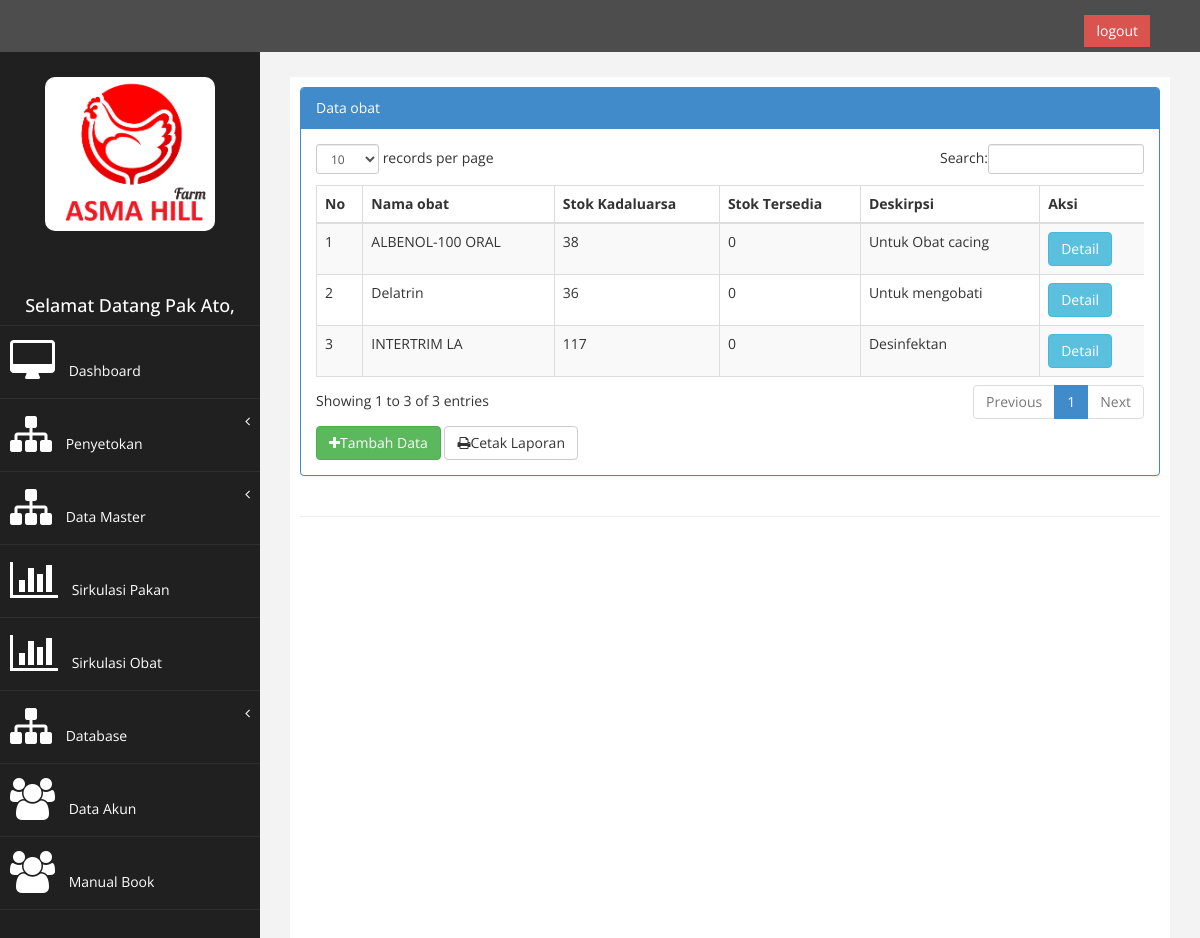
Before: /index.php?page=view_obat (signed in) with the older database file.
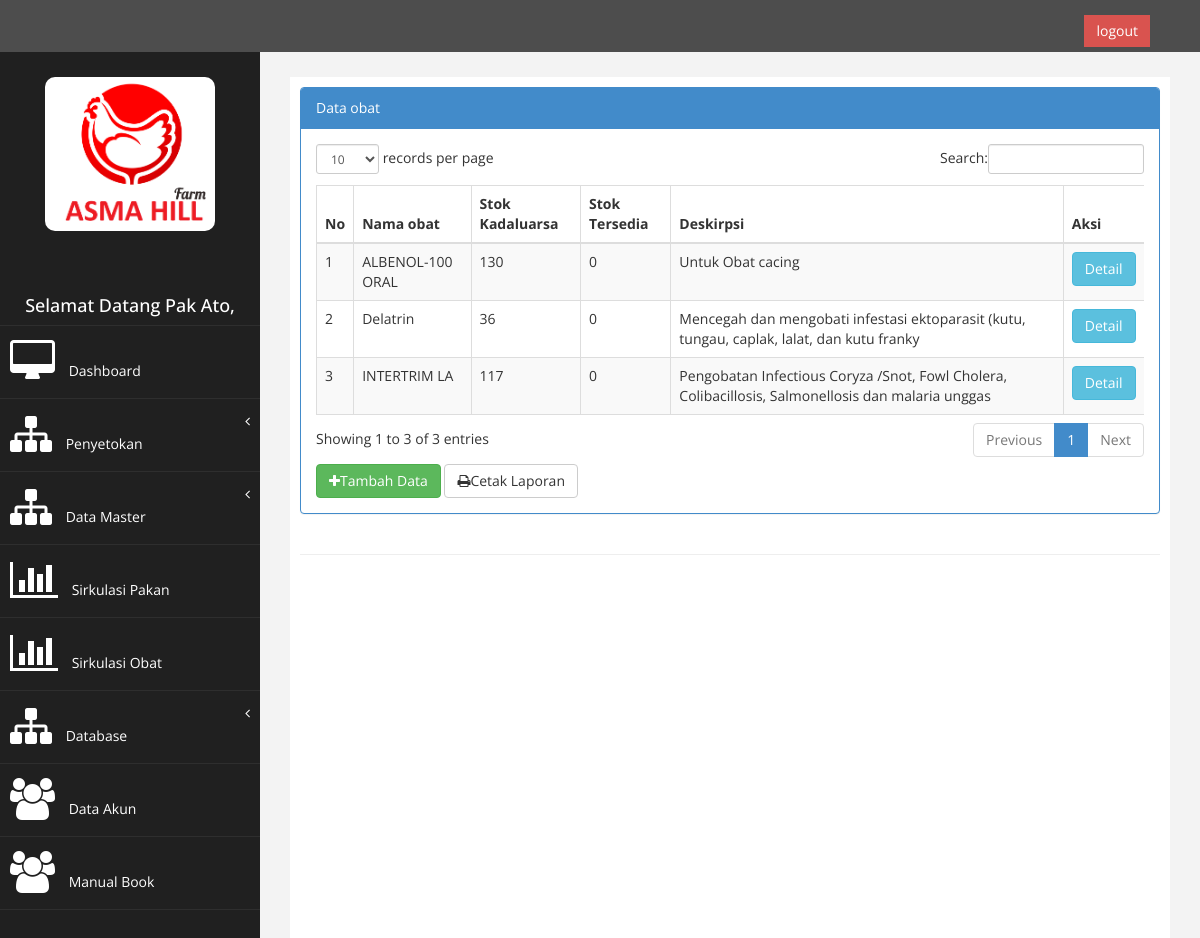
After: the same page with the newer database file.
### tables this page shows
CREATE TABLE `tb_obat` (
  `id_obat` int(9) NOT NULL AUTO_INCREMENT,
  `nama_obat` varchar(250) NOT NULL,
  `stok` int(11) NOT NULL,
  `id_suplier` int(5) NOT NULL,
  `id_kategori` int(11) NOT NULL,
  `tgl_masuk` date NOT NULL,
  `tgl_kadaluarsa` date NOT NULL,
  `deskripsi` varchar(100) NOT NULL,
  PRIMARY KEY (`id_obat`),
  KEY `id_suplier` (`id_suplier`),
  CONSTRAINT `tb_obat_ibfk_1` FOREIGN KEY (`id_suplier`) REFERENCES `tb_suplier` (`id_suplier`) ON DELETE CASCADE ON UPDATE CASCADE
);

### page/data_obat/view_obat.php (the view, shortened to what this page needs)
<div class="row">
                <div class="col-md-12">
                    <div class="panel panel-primary">
                        <div class="panel-heading">
                             Data obat
                        </div>
                        <div class="panel-body">
                            <div class="table-responsive">
                                <table class="table table-striped table-bordered table-hover" id="dataTables-example">
                                    <thead>
                                        <tr>
                                            <th>No</th>
                                            <th>Nama obat</th>
                                            <th>Stok Kadaluarsa</th>
                                            <th>Stok Tersedia</th>
                                            <th>Deskirpsi</th>
                                            <th>Aksi</th>
                                        </tr>
                                    </thead>
                                    <tbody>
                                    <?php error_reporting(E_ALL ^ E_NOTICE);
                                    $no = 1;
                                    $sql = $koneksi->query("select * from view_obat");
                                    while ($data= $sql->fetch_assoc()){
                                    ?>
                                    <tr>
                                    <td><?php echo $no++; ?></td>
                                    <td><?php echo $data['nama_obat']; ?></td>
                                    <td><?php echo $data['kadaluarsa']; ?> </td>
                                     <td><?php echo $data['tersedia']; ?></td>
                                    <td><?php echo $data['deskripsi']; ?></td>
                                    <td>
                                    <a href="?page=view_obat&aksi=data_obat&id=<?php echo $data['id_kategori'];?>"  class="btn btn-info">Detail</a>
                                     </td>
                                    </tr>
                                    <?php } ?>
                                    </tbody>
                                    </table>
                                    </div>
                                    <a href="?page=view_obat&aksi=tambah" class="btn btn-success" style="margin-bottom: : 8px";><i class="fa fa-plus"></i>Tambah Data</a>
                                    <a href="./laporan/laporan_view_obat.php" target="blank" class="btn btn-default" style="margin-bottom: : 8px";><i class="fa fa-print"></i>Cetak Laporan</a>
                                       </div>
                                        </div>
                                         </div>
                                          </div>

Changed rows visible on the page:
changed tb_obat "ALBENOL-100 ORAL": kadaluarsa "38" → "130"
changed tb_obat "Delatrin": deskripsi "Untuk mengobati" → "Mencegah dan mengobati infestasi ektoparasit (kutu, tungau, caplak, lalat, dan kutu franky"
changed tb_obat "INTERTRIM LA": deskripsi "Desinfektan" → "Pengobatan Infectious Coryza /Snot, Fowl Cholera, Colibacillosis, Salmonellosis dan malaria unggas"
